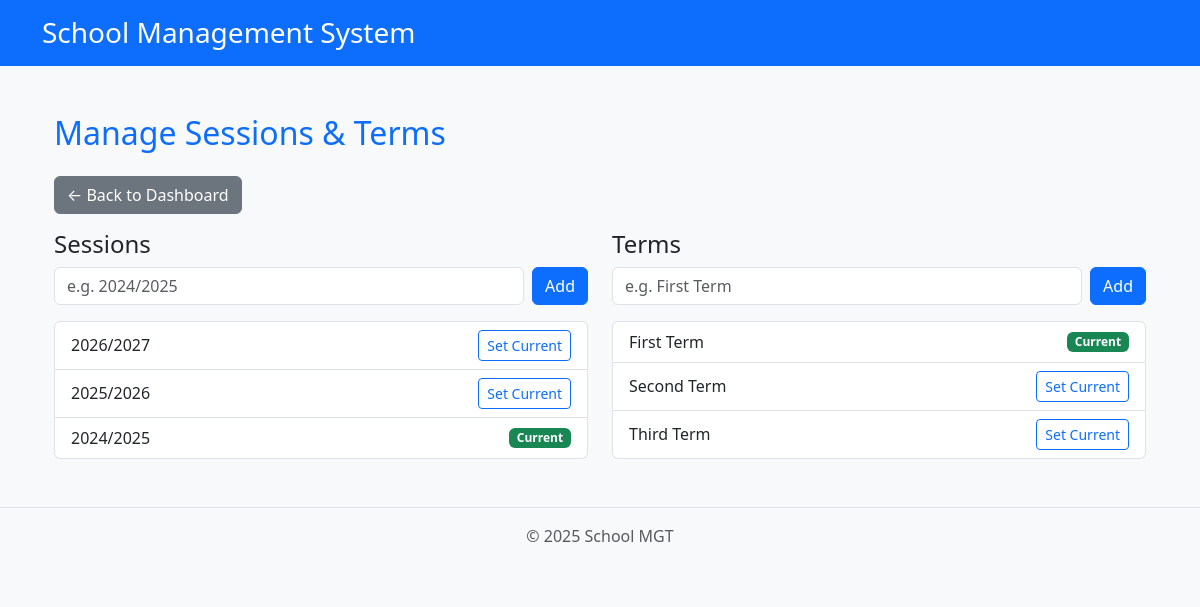
The page /admin-panel/sessions-terms/ (signed in) on the database its author committed.
### core/models.py (models this page shows, shortened)
class Session(models.Model):
    name = models.CharField(max_length=20, unique=True)  # e.g. "2024/2025"
    is_current = models.BooleanField(default=False)
    class Meta:
        ordering = ['-name']
        verbose_name = 'Session'
        verbose_name_plural = 'Sessions'

class Term(models.Model):
    name = models.CharField(max_length=50, unique=True)   # e.g. "First Term"
    is_current = models.BooleanField(default=False)
    class Meta:
        ordering = ['name']
        verbose_name = 'Term'
        verbose_name_plural = 'Terms'

### core/views.py (the view)
# urls.py: path('admin-panel/sessions-terms/', views.manage_sessions_terms, name='manage_sessions_terms'),
@login_required
def manage_sessions_terms(request):
    sessions = Session.objects.all()
    terms = Term.objects.all()
    return render(request, 'admin/manage_sessions_terms.html', {
        'sessions': sessions,
        'terms': terms
    })

### core/templates/admin/manage_sessions_terms.html (shortened to what this page needs)
{% extends 'base.html' %}
{% block content %}
<div class="container mt-5">
    <h2 class="mb-4 text-primary">Manage Sessions & Terms</h2>
    <a href="{% url 'admin_dashboard' %}" class="btn btn-secondary mb-3">← Back to Dashboard</a>
    <div class="row">
        <div class="col-md-6">
            <h4>Sessions</h4>
            <form method="post" action="{% url 'add_session' %}" class="d-flex mb-3">
                <input type="text" name="name" class="form-control me-2" placeholder="e.g. 2024/2025" required>
                <button type="submit" class="btn btn-primary">Add</button>
            </form>
            <ul class="list-group">
                {% for session in sessions %}
                <li class="list-group-item d-flex justify-content-between align-items-center">
                    {{ session.name }}
                    {% if session.is_current %}
                        <span class="badge bg-success">Current</span>
                    {% else %}
                        <a href="{% url 'set_current_session' session.id %}" class="btn btn-sm btn-outline-primary">Set Current</a>
                    {% endif %}
                </li>
                {% empty %}
                <li class="list-group-item">No sessions yet.</li>
                {% endfor %}
            </ul>
        </div>
        <div class="col-md-6">
            <h4>Terms</h4>
            <form method="post" action="{% url 'add_term' %}" class="d-flex mb-3">
                <input type="text" name="name" class="form-control me-2" placeholder="e.g. First Term" required>
                <button type="submit" class="btn btn-primary">Add</button>
            </form>
            <ul class="list-group">
                {% for term in terms %}
                <li class="list-group-item d-flex justify-content-between align-items-center">
                    {{ term.name }}
                    {% if term.is_current %}
                        <span class="badge bg-success">Current</span>
                    {% else %}
                        <a href="{% url 'set_current_term' term.id %}" class="btn btn-sm btn-outline-primary">Set Current</a>
                    {% endif %}
                </li>
                {% empty %}
                <li class="list-group-item">No terms yet.</li>
                {% endfor %}
            </ul>
        </div>
    </div>
</div>
{% endblock %}

### core/templates/base.html (style rules this page uses)
body { background-color: #f8f9fa; }

### rows shown on the page
Session: name "2026/2027", is_current "Set Current"
Session: name "2025/2026", is_current "Set Current"
Session: name "2024/2025", is_current "Current"
Term: name "First Term", is_current "Current"
Term: name "Second Term", is_current "Set Current"
Term: name "Third Term", is_current "Set Current"
